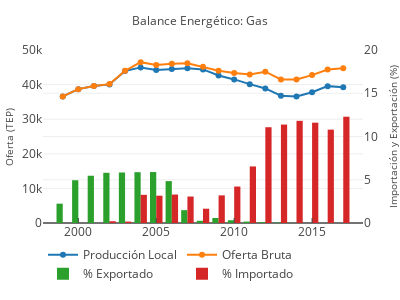

This figure's notebook cell:
### Code cell
produccion_local_gas = go.Scatter(
    x=df_primaria.query('producto == "Gas Natural de Pozo"').anio,
    y=df_primaria.query('producto == "Gas Natural de Pozo"').produccion_local,
    name='Producción Local'
)

oferta_bruta_gas = go.Scatter(
    x=df_primaria.query('producto == "Gas Natural de Pozo"').anio,
    y=df_primaria.query('producto == "Gas Natural de Pozo"').oferta_bruta,
    name='Oferta Bruta'
)

importado_gas = go.Bar(
    x=df_primaria.query('producto == "Gas Natural de Pozo"').anio,
    y=df_primaria.query('producto == "Gas Natural de Pozo"').importado_pcnt,
    yaxis='y2',
    name='% Importado'
)

exportado_gas = go.Bar(
    x=df_primaria.query('producto == "Gas Natural de Pozo"').anio,
    y=df_primaria.query('producto == "Gas Natural de Pozo"').exportado_pcnt,
    yaxis='y2',
    name='% Exportado'
)

data = [produccion_local_gas,oferta_bruta_gas, exportado_gas,importado_gas]

layout = go.Layout(
    title='Balance Energético: Gas',
    yaxis=dict(
        title='Oferta (TEP)',
        range=[0, 50000],
    ),
    yaxis2=dict(
        title='Importación y Exportación (%)',
        overlaying='y',
        side='right',
        range=[0, 20]
    ),
    xaxis=dict(
        tickmode='linear',
        ticks='inside',
        tick0=1990,
        dtick=5
    ),
    legend=dict(orientation="h")
)
fig = go.Figure(data=data, layout=layout)

# configurar para que se vea bien en celulares
fig['layout'].update(height=300, width=400)
fig['layout']['margin'].update(l=25, r=25, b=50, t=50, pad=0)
fig['layout']['yaxis'].update(automargin=True, titlefont=dict(size=10))
fig['layout']['yaxis2'].update(automargin=True, titlefont=dict(size=10))
fig['layout']['title'].update(font=dict(size=12))

# visualizar localmente
iplot(fig, filename='balance-energetico')

# publicar
#py.iplot(fig, filename='produccion-hidrocarburos-anual', sharing='public')

### Figure 1 — Plotly figure (JSON) as saved in the notebook; plotly's stock layout.template omitted (floating-point values rounded to 4 significant figures)
{"data": [{"name": "Producción Local", "type": "scatter", "uid": "71415d7e-97ae-4056-a7bc-7c33c0cd59c4", "x": [2017, 2016, 2015, 2014, 2013, 2012, 2011, 2010, 2009, 2008, 2007, 2006, 2005, 2004, 2003, 2002, 2001, 2000, 1999], "y": [39200.0, 39560.0, 37790.0, 36570.0, 36780.0, 38900.0, 40130.0, 41500.0, 42630.0, 44390.0, 44730.0, 44530.0, 44210.0, 44970.0, 43930.0, 40060.0, 39590.0, 38690.0, 36580.0]}, {"name": "Oferta Bruta", "type": "scatter", "uid": "1af71149-4aa8-4eeb-bfcc-7c9ff1910872", "x": [2017, 2016, 2015, 2014, 2013, 2012, 2011, 2010, 2009, 2008, 2007, 2006, 2005, 2004, 2003, 2002, 2001, 2000, 1999], "y": [44690.0, 44340.0, 42740.0, 41460.0, 41500.0, 43740.0, 42940.0, 43330.0, 44030.0, 45130.0, 46150.0, 46040.0, 45650.0, 46480.0, 44000.0, 40140.0, 39590.0, 38690.0, 36580.0]}, {"name": "% Exportado", "type": "bar", "uid": "2c3a678d-1bfb-4ea1-a79f-078de7b7c7c4", "x": [2017, 2016, 2015, 2014, 2013, 2012, 2011, 2010, 2009, 2008, 2007, 2006, 2005, 2004, 2003, 2002, 2001, 2000, 1999], "y": [0, 0, 0.00126, 0.01934, 0.05626, 0.09532, 0.1633, 0.3204, 0.5855, 0.2568, 1.485, 4.844, 5.889, 5.875, 5.839, 5.808, 5.465, 4.943, 2.235], "yaxis": "y2"}, {"name": "% Importado", "type": "bar", "uid": "f430229d-1cbe-40a0-8498-3e12c397fb9a", "x": [2017, 2016, 2015, 2014, 2013, 2012, 2011, 2010, 2009, 2008, 2007, 2006, 2005, 2004, 2003, 2002, 2001, 2000, 1999], "y": [12.29, 10.79, 11.6, 11.81, 11.38, 11.07, 6.541, 4.216, 3.193, 1.651, 3.061, 3.289, 3.158, 3.257, 0.1608, 0.2057, 0, 0, 0], "yaxis": "y2"}], "layout": {"height": 300, "legend": {"orientation": "h"}, "margin": {"b": 50, "l": 25, "pad": 0, "r": 25, "t": 50}, "title": {"font": {"size": 12}, "text": "Balance Energético: Gas"}, "width": 400, "xaxis": {"dtick": 5, "tick0": 1990, "tickmode": "linear", "ticks": "inside"}, "yaxis": {"automargin": true, "range": [0, 50000], "title": {"font": {"size": 10}, "text": "Oferta (TEP)"}}, "yaxis2": {"automargin": true, "overlaying": "y", "range": [0, 20], "side": "right", "title": {"font": {"size": 10}, "text": "Importación y Exportación (%)"}}}}
